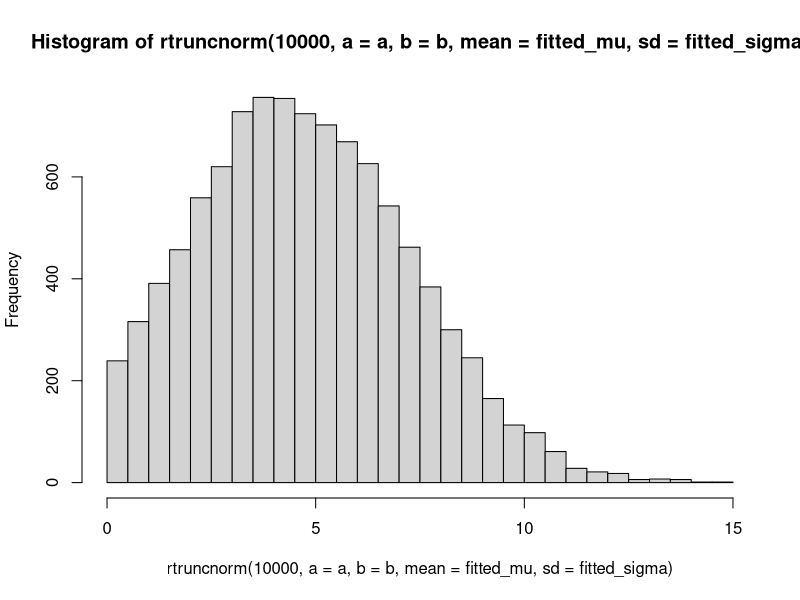

Recreate this plot in R.
# Load required libraries 
library(truncnorm)

# Negative log-likelihood function for the truncated normal distribution
neg_log_lik <- function(params, data, a, b) {
  mu <- params[1]
  sigma <- params[2]
  if (sigma <= 0) return(Inf)
  -sum(log(dtruncnorm(data, a = a, b = b, mean = mu, sd = sigma)))
}

# R0 estimates from Journal of Travel Medicine article: https://academic.oup.com/jtm/article/27/7/taaa156/5901887
data_vector <- c(6, 4.8, 5.2, 7.1, 11, 4.1, 2.38, 3.59, 3.23, 4.21, 1.35)

# Specify truncation bounds
a <- 0
b <- 16

# Initial estimates for mu and sigma based on JTM data
init_mu <- mean(data_vector)
init_sigma <- sd(data_vector)
init_params <- c(init_mu, init_sigma)

# Use optim to minimize the negative log-likelihood
fit <- optim(
  par = init_params,
  fn = neg_log_lik,
  data = data_vector,
  a = a,
  b = b,
  method = "L-BFGS-B",
  lower = c(-Inf, 1e-6)
)

# Extract the fitted parameters
fitted_mu <- fit$par[1]
fitted_sigma <- fit$par[2]

hist(rtruncnorm(10000, a = a, b = b, mean = fitted_mu, sd = fitted_sigma), breaks = 40)
